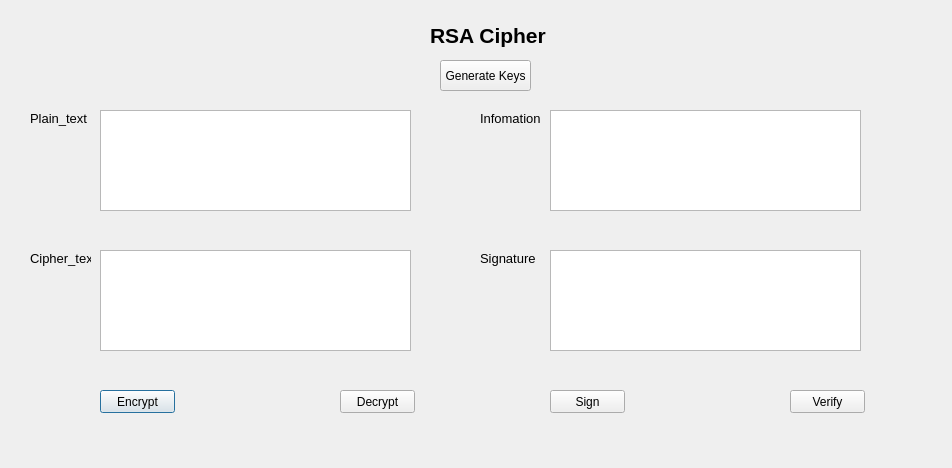
<?xml version="1.0" encoding="UTF-8"?>
<ui version="4.0">
 <class>Dialog</class>
 <widget class="QDialog" name="Dialog">
  <property name="geometry">
   <rect>
    <x>0</x>
    <y>0</y>
    <width>952</width>
    <height>468</height>
   </rect>
  </property>
  <property name="windowTitle">
   <string>Dialog</string>
  </property>
  <widget class="QLabel" name="label">
   <property name="geometry">
    <rect>
     <x>430</x>
     <y>10</y>
     <width>131</width>
     <height>51</height>
    </rect>
   </property>
   <property name="font">
    <font>
     <pointsize>16</pointsize>
     <weight>75</weight>
     <bold>true</bold>
    </font>
   </property>
   <property name="text">
    <string>RSA Cipher</string>
   </property>
  </widget>
  <widget class="QLabel" name="label_2">
   <property name="geometry">
    <rect>
     <x>30</x>
     <y>110</y>
     <width>61</width>
     <height>16</height>
    </rect>
   </property>
   <property name="font">
    <font>
     <pointsize>10</pointsize>
    </font>
   </property>
   <property name="text">
    <string>Plain_text</string>
   </property>
  </widget>
  <widget class="QLabel" name="label_3">
   <property name="geometry">
    <rect>
     <x>30</x>
     <y>250</y>
     <width>61</width>
     <height>16</height>
    </rect>
   </property>
   <property name="font">
    <font>
     <pointsize>10</pointsize>
    </font>
   </property>
   <property name="text">
    <string>Cipher_text</string>
   </property>
  </widget>
  <widget class="QLabel" name="label_4">
   <property name="geometry">
    <rect>
     <x>480</x>
     <y>110</y>
     <width>71</width>
     <height>16</height>
    </rect>
   </property>
   <property name="font">
    <font>
     <pointsize>10</pointsize>
    </font>
   </property>
   <property name="text">
    <string>Infomation</string>
   </property>
  </widget>
  <widget class="QLabel" name="label_5">
   <property name="geometry">
    <rect>
     <x>480</x>
     <y>250</y>
     <width>71</width>
     <height>16</height>
    </rect>
   </property>
   <property name="font">
    <font>
     <pointsize>10</pointsize>
    </font>
   </property>
   <property name="text">
    <string>Signature</string>
   </property>
  </widget>
  <widget class="QTextEdit" name="txt_plain_text">
   <property name="geometry">
    <rect>
     <x>100</x>
     <y>110</y>
     <width>311</width>
     <height>101</height>
    </rect>
   </property>
  </widget>
  <widget class="QTextEdit" name="txt_cipher_text">
   <property name="geometry">
    <rect>
     <x>100</x>
     <y>250</y>
     <width>311</width>
     <height>101</height>
    </rect>
   </property>
  </widget>
  <widget class="QTextEdit" name="txt_info_text">
   <property name="geometry">
    <rect>
     <x>550</x>
     <y>110</y>
     <width>311</width>
     <height>101</height>
    </rect>
   </property>
  </widget>
  <widget class="QTextEdit" name="txt_sign_text">
   <property name="geometry">
    <rect>
     <x>550</x>
     <y>250</y>
     <width>311</width>
     <height>101</height>
    </rect>
   </property>
  </widget>
  <widget class="QPushButton" name="btn_encrypt">
   <property name="geometry">
    <rect>
     <x>100</x>
     <y>390</y>
     <width>75</width>
     <height>23</height>
    </rect>
   </property>
   <property name="text">
    <string>Encrypt</string>
   </property>
  </widget>
  <widget class="QPushButton" name="btn_decrypt">
   <property name="geometry">
    <rect>
     <x>340</x>
     <y>390</y>
     <width>75</width>
     <height>23</height>
    </rect>
   </property>
   <property name="text">
    <string>Decrypt</string>
   </property>
  </widget>
  <widget class="QPushButton" name="btn_sign">
   <property name="geometry">
    <rect>
     <x>550</x>
     <y>390</y>
     <width>75</width>
     <height>23</height>
    </rect>
   </property>
   <property name="text">
    <string>Sign</string>
   </property>
  </widget>
  <widget class="QPushButton" name="btn_verify">
   <property name="geometry">
    <rect>
     <x>790</x>
     <y>390</y>
     <width>75</width>
     <height>23</height>
    </rect>
   </property>
   <property name="text">
    <string>Verify</string>
   </property>
  </widget>
  <widget class="QPushButton" name="btn_genkeys">
   <property name="geometry">
    <rect>
     <x>440</x>
     <y>60</y>
     <width>91</width>
     <height>31</height>
    </rect>
   </property>
   <property name="text">
    <string>Generate Keys</string>
   </property>
  </widget>
 </widget>
 <resources/>
 <connections/>
</ui>
